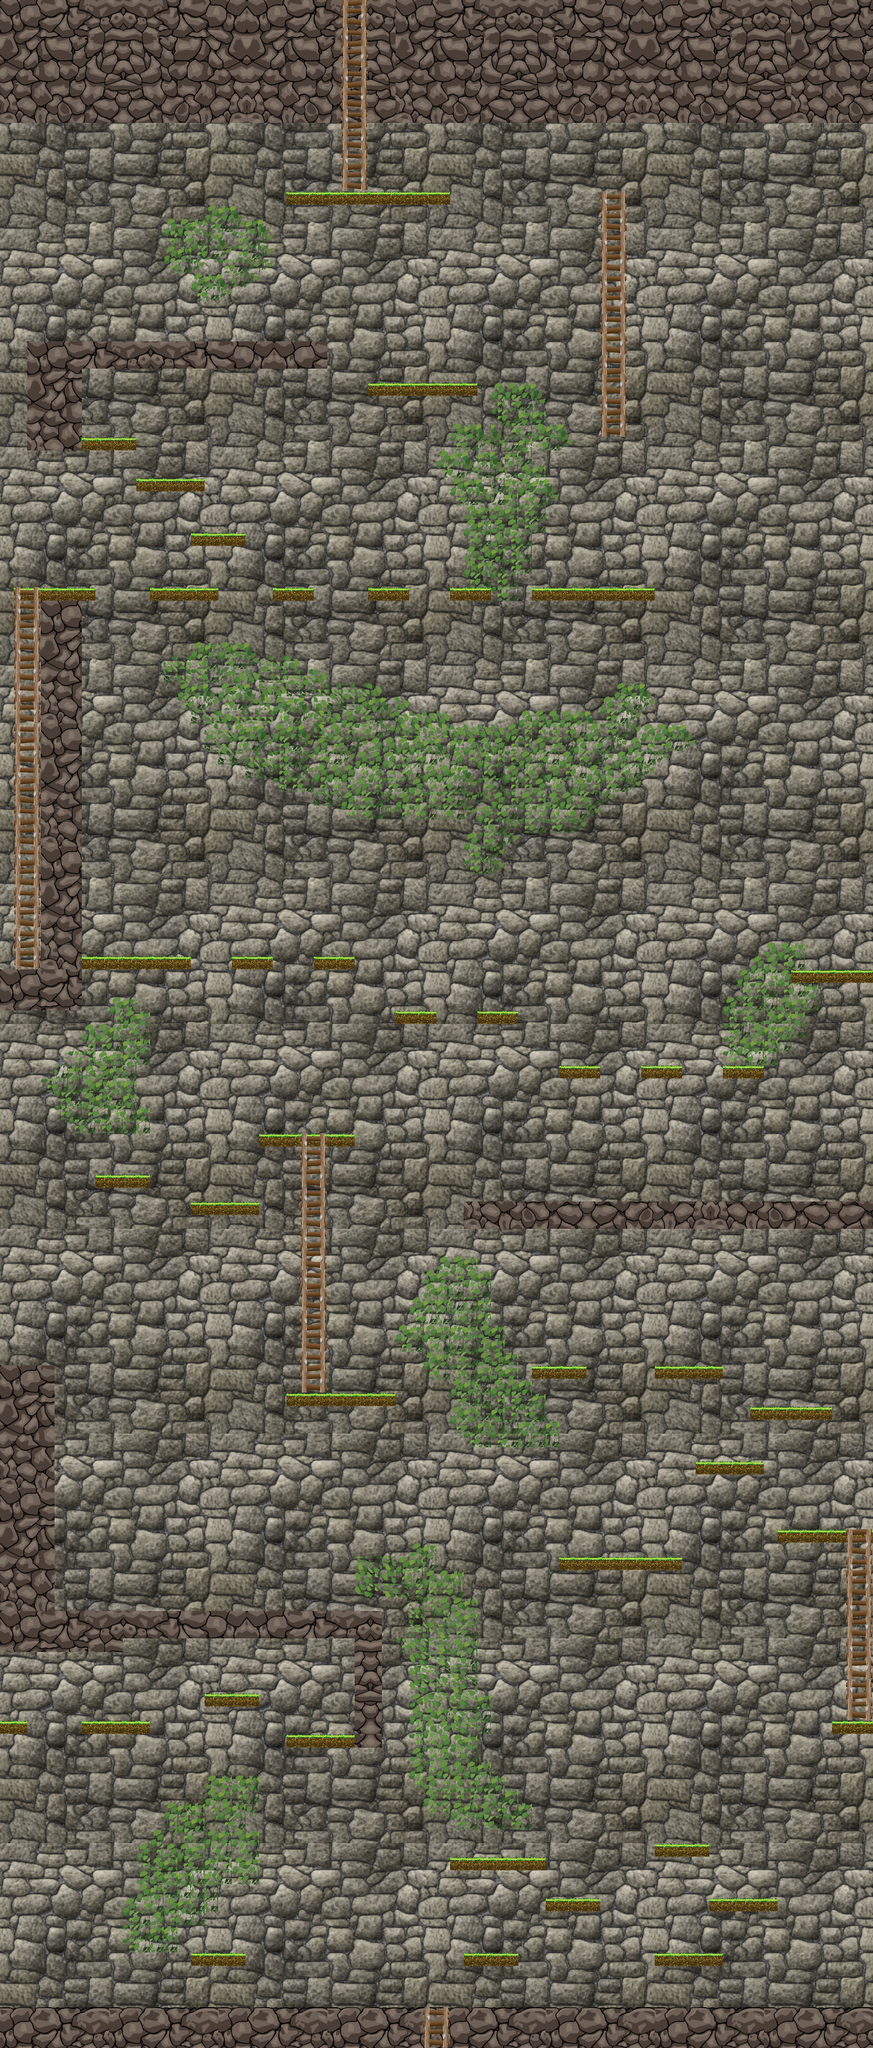

A 2D game scene composited from a Tiled map and its tileset images. What follows is a short description and the map's XML, with each tile layer's data collapsed to a summary:
An orthogonal 64x150 tile map with 32x32 px tiles, 6 tile layers (wall, vine, stone, stoneLedge, ...), 6 tilesets.

<map version="1.0" tiledversion="1.0.3" orientation="orthogonal" renderorder="right-down" width="64" height="150" tilewidth="32" tileheight="32" nextobjectid="1">
 <tileset firstgid="1" name="wallTile" tilewidth="32" tileheight="32" tilecount="256" columns="16">
  <image source="wallTile.png" width="512" height="512" />
 </tileset>
 <tileset firstgid="257" name="ladder" tilewidth="32" tileheight="32" tilecount="6" columns="2">
  <image source="ladder.png" width="64" height="96" />
 </tileset>
 <tileset firstgid="263" name="stoneLedgeTile" tilewidth="32" tileheight="32" tilecount="270" columns="30">
  <image source="stoneledgetiled.png" width="960" height="292" />
 </tileset>
 <tileset firstgid="533" name="grassLedgeTile" tilewidth="32" tileheight="32" tilecount="7" columns="7">
  <image source="ledgeTile.png" width="255" height="33" />
 </tileset>
 <tileset firstgid="540" name="wellBottom" tilewidth="32" tileheight="32" tilecount="270" columns="27">
  <image source="stoneledge.png" width="870" height="333" />
 </tileset>
 <tileset firstgid="810" name="vineTile" tilewidth="32" tileheight="32" tilecount="12" columns="3">
  <image source="vineTile.png" width="96" height="129" />
 </tileset>
 <layer name="wall" width="64" height="150">
  <data>[9600 cells, 9600 non-empty, 256 distinct tile ids]</data>
 </layer>
 <layer name="vine" width="64" height="150">
  <data>[9600 cells, 848 non-empty, 8 distinct tile ids]</data>
 </layer>
 <layer name="stone" width="64" height="150">
  <data>[9600 cells, 572 non-empty, 175 distinct tile ids]</data>
 </layer>
 <layer name="stoneLedge" width="64" height="150">
  <data>[9600 cells, 582 non-empty, 267 distinct tile ids]</data>
 </layer>
 <layer name="grassLedge" width="64" height="150">
  <data>[9600 cells, 209 non-empty, 6 distinct tile ids]</data>
 </layer>
 <layer name="ladder" width="64" height="150">
  <data>[9600 cells, 186 non-empty, 6 distinct tile ids]</data>
 </layer>
</map>